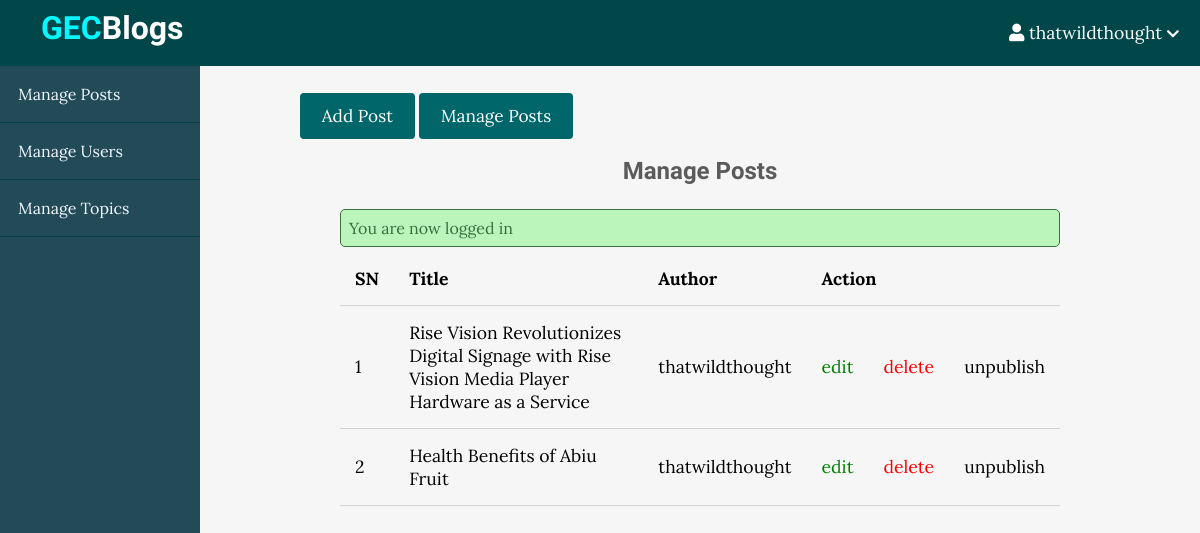
Page /admin/posts/index.php (signed in) on the committed database.
### tables this page shows
CREATE TABLE `posts` (
  `id` int(11) NOT NULL,
  `user_id` int(11) NOT NULL,
  `topic_id` int(11) DEFAULT NULL,
  `title` varchar(255) NOT NULL,
  `image` varchar(255) NOT NULL,
  `body` text NOT NULL,
  `published` tinyint(4) NOT NULL,
  `created_at` datetime NOT NULL DEFAULT current_timestamp()
);

CREATE TABLE `users` (
  `id` int(11) NOT NULL,
  `admin` tinyint(4) NOT NULL,
  `verified` tinyint(4) NOT NULL DEFAULT 0,
  `username` varchar(255) NOT NULL,
  `email` varchar(255) NOT NULL,
  `password` varchar(255) NOT NULL,
  `created_at` timestamp NOT NULL DEFAULT current_timestamp(),
  `token` varchar(256) NOT NULL
);

### app/database/db.php (called while the page is built, shortened)
<?php
require('connect.php');
function executeQuery($sql, $data)
{
    global $conn;
    $stmt = $conn->prepare($sql);
    $values = array_values($data);
    $types = str_repeat('s', count($values));
    $stmt->bind_param($types, ...$values);
    $stmt->execute();
    return $stmt;
}
function selectAll($table, $conditions = [])
{
    global $conn;
    $sql = "SELECT * FROM $table";
    if (empty($conditions)) {
        $stmt = $conn->prepare($sql);
        $stmt->execute();
        $records = $stmt->get_result()->fetch_all(MYSQLI_ASSOC);
        return $records;
    }
}
function selectOne($table, $conditions)
{
    $sql = "SELECT * FROM $table";
    $i = 0;
    foreach ($conditions as $key => $value) {
        if ($i === 0) {
            $sql = $sql . " WHERE $key=?";
        } else {
            $sql = $sql . " AND $key=?";
        }
        $i++;
    }
    $sql = $sql . " LIMIT 1";
    $stmt = executeQuery($sql, $conditions);
    $records = $stmt->get_result()->fetch_assoc();
    return $records;
}

### app/controllers/posts.php (called while the page is built, shortened)
<?php
include(ROOT_PATH . "/app/database/db.php");
$table = 'posts';
$posts = selectAll($table);

### admin/posts/index.php (the view, shortened to what this page needs)
<?php include(ROOT_PATH . "/app/controllers/posts.php");
?>
<!DOCTYPE html>
<html lang="en">
    <head>
        <link rel="stylesheet"
            href="https://use.fontawesome.com/releases/v5.7.2/css/all.css"
>
        <link rel="stylesheet" href="../../assets/css/style.css">
        <link rel="stylesheet" href="../../assets/css/admin.css">
    </head>
    <body>
    <?php include(ROOT_PATH . "/app/includes/adminHeader.php"); ?>
        <div class="admin-wrapper">
        <?php include(ROOT_PATH . "/app/includes/adminSidebar.php"); ?>
            <div class="admin-content">
                <div class="button-group">
                    <a href="create.php" class="btn btn-big">Add Post</a>
                    <a href="index.php" class="btn btn-big">Manage Posts</a>
                </div>
                <div class="content">
                    <h2 class="page-title">Manage Posts</h2>
                    <?php include(ROOT_PATH . "/app/includes/messages.php"); ?>
                    <table>
                        <thead>
                            <th>SN</th>
                            <th>Title</th>
                            <th>Author</th>
                            <th colspan="3">Action</th>
                        </thead>
                        <tbody>
                            <?php foreach ($posts as $key => $post): ?>
                                <tr>
                                    <td><?php echo $key + 1; ?></td>
                                    <td><?php echo $post['title'] ?></td>
                                    <?php $user = selectOne('users', ['id' => $post['user_id']]) ?>
                                    <td><?php echo $user['username'] ?></td>
                                    <td><a href="edit.php?id=<?php echo $post['id']; ?>" class="edit">edit</a></td>
                                    <td><a href="edit.php?delete_id=<?php echo $post['id']; ?>" class="delete">delete</a></td>
                                    <?php if ($post['published']): ?>
                                        <td><a href="edit.php?published=0&p_id=<?php echo $post['id'] ?>" class="unpublish">unpublish</a></td>
                                    <?php else: ?>
                                        <td><a href="edit.php?published=1&p_id=<?php echo $post['id'] ?>" class="publish">publish</a></td>
                                    <?php endif; ?>
                                </tr>
                            <?php endforeach; ?>
                        </tbody>
                    </table>
                </div>
            </div>
        </div>
    </body>
</html>

### assets/css/style.css (style rules this page uses)
* { box-sizing: border-box; }
html, body { height: 100%; padding: 0px; margin: 0px; background: #f6f6f6; font-family: "Lora", serif; }
h1, h2, h3, h4, h5, h6 { font-family: "Candal", serif; color: #5c5b5b; margin: 5px; }
a { text-decoration: none; color: inherit; }
.btn { padding: 0.5rem 1rem; background: #006669; color: white; border: 1px solid transparent; border-radius: 0.25rem; font-size: 1.08em; font-family: "Lora", serif; }
.btn-big { padding: 0.7rem 1.3rem; line-height: 1.3rem; }
.content { width: 90%; margin: 30px auto 30px; }

### assets/css/admin.css (style rules this page uses)
.admin-wrapper { display: flex; height: calc(100% - 66px); }
.admin-wrapper .admin-content { flex: 8; height: 100%; padding: 40px 100px 100px; overflow-y: scroll; }
.admin-content .page-title { text-align: center; margin-bottom: 1.5rem; }
table { width: 100%; border-collapse: collapse; font-size: 1.1rem; }
th, td { padding: 15px; text-align: left; border-bottom: 1px solid #d3d3d3; }
.edit { color: green; }
.delete { color: red; }

### rows in the picture
posts: title "Rise Vision Revolutionizes Digital Signage with Rise Vision Media Player Hardware as a Service", user.username "thatwildthought"
posts: title "Health Benefits of Abiu Fruit", user.username "thatwildthought"

### other values in the picture
$_SESSION['username'] "thatwildthought"
$_SESSION['message'] "You are now logged in"
